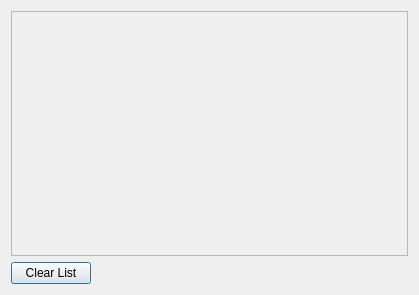
<ui version="4.0" >
 <class>ThreadManagerUI</class>
 <widget class="QDialog" name="ThreadManagerUI" >
  <property name="geometry" >
   <rect>
    <x>0</x>
    <y>0</y>
    <width>419</width>
    <height>295</height>
   </rect>
  </property>
  <property name="windowTitle" >
   <string>Thread Manager</string>
  </property>
  <layout class="QGridLayout" name="gridLayout_2" >
   <item row="0" column="0" >
    <layout class="QVBoxLayout" name="verticalLayout_3" >
     <item>
      <widget class="QScrollArea" name="scrollArea" >
       <property name="widgetResizable" >
        <bool>true</bool>
       </property>
       <widget class="QWidget" name="scrollAreaWidgetContents" >
        <property name="geometry" >
         <rect>
          <x>0</x>
          <y>0</y>
          <width>395</width>
          <height>234</height>
         </rect>
        </property>
        <layout class="QGridLayout" name="gridLayout" >
         <item row="0" column="0" >
          <layout class="QVBoxLayout" name="verticalLayout_2" >
           <item>
            <layout class="QVBoxLayout" name="verticalLayout" />
           </item>
           <item>
            <spacer name="verticalSpacer" >
             <property name="orientation" >
              <enum>Qt::Vertical</enum>
             </property>
             <property name="sizeHint" stdset="0" >
              <size>
               <width>375</width>
               <height>58</height>
              </size>
             </property>
            </spacer>
           </item>
          </layout>
         </item>
        </layout>
        <zorder></zorder>
       </widget>
      </widget>
     </item>
     <item>
      <layout class="QHBoxLayout" name="horizontalLayout" >
       <item>
        <widget class="QPushButton" name="clearButton" >
         <property name="text" >
          <string>Clear List</string>
         </property>
        </widget>
       </item>
       <item>
        <spacer name="horizontalSpacer" >
         <property name="orientation" >
          <enum>Qt::Horizontal</enum>
         </property>
         <property name="sizeHint" stdset="0" >
          <size>
           <width>40</width>
           <height>20</height>
          </size>
         </property>
        </spacer>
       </item>
      </layout>
     </item>
    </layout>
   </item>
  </layout>
 </widget>
 <resources/>
 <connections/>
</ui>
